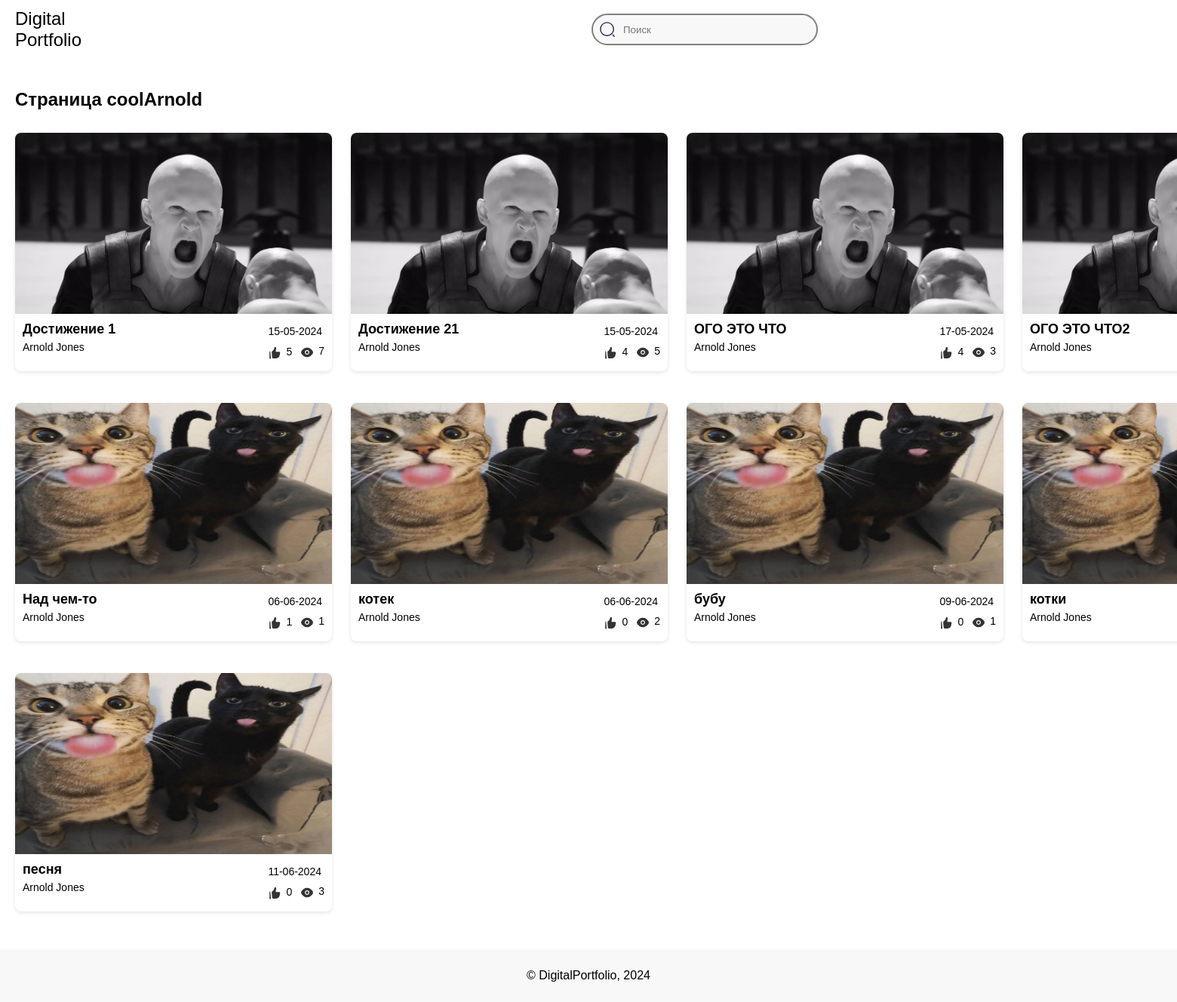
Page /coolarnold/ on the earlier database version.
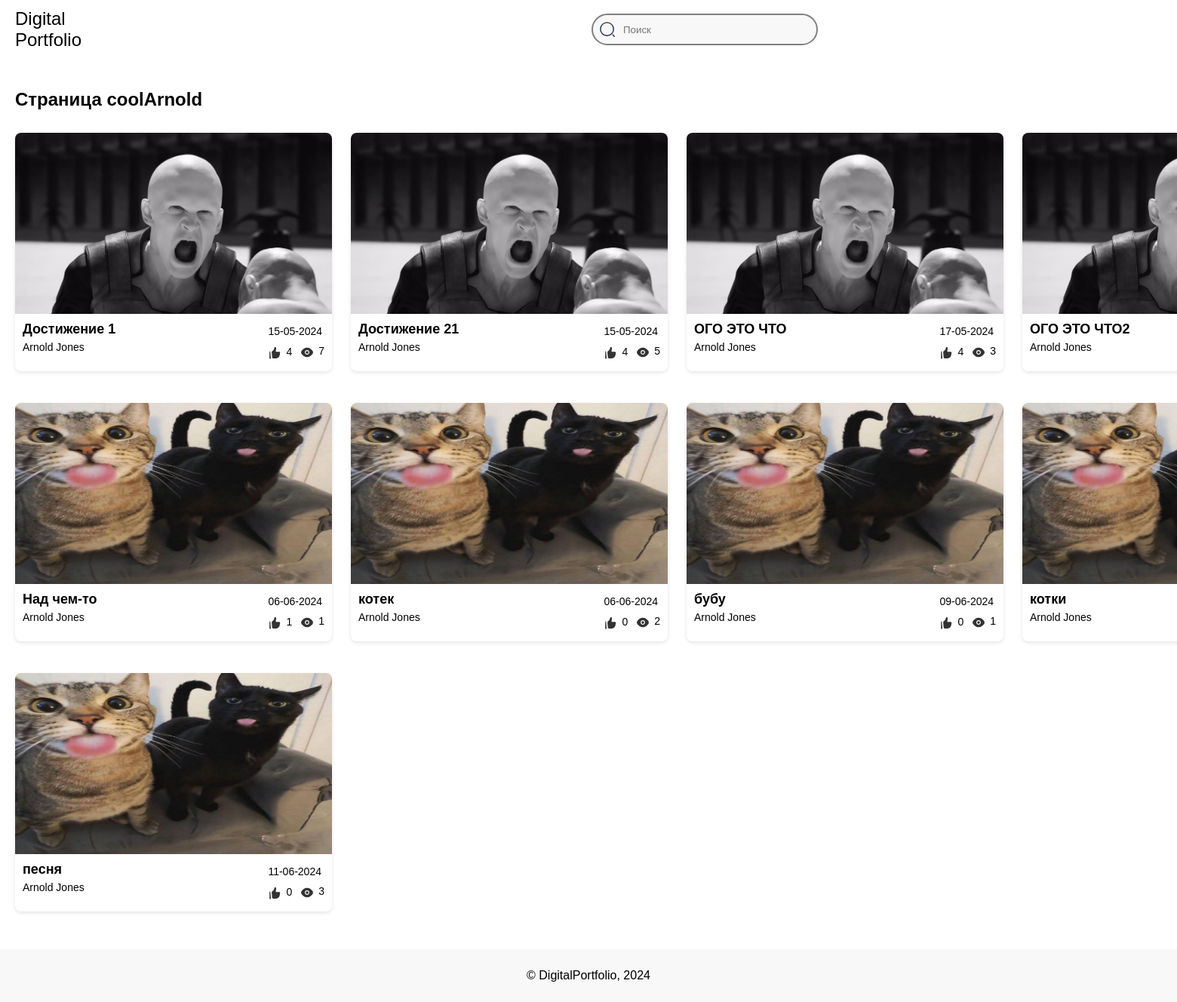
Same page on the later database version.
### main/models.py (models this page shows, shortened)
class Profile(models.Model):
    user = models.OneToOneField(User, on_delete=models.CASCADE)
    slug = models.SlugField(unique=True, blank=True)
    is_private = models.BooleanField(default=False)
    avatar = models.ImageField(
        null=True,
        validators=[
            FileExtensionValidator(allowed_extensions=['jpg', 'jpeg', 'png']),
        ]
    )
    objects = models.Manager()
    class Meta:
        verbose_name = 'Profile'
        verbose_name_plural = 'Profiles'

class Achievements(models.Model):
    title = models.CharField(max_length=50)
    preview = models.ImageField(
        null=True,
        validators=[
            FileExtensionValidator(allowed_extensions=['jpg', 'jpeg', 'png']),
        ]
    )
    file = models.FileField(
        validators=[
            FileExtensionValidator(allowed_extensions=['jpg', 'jpeg', 'png', 'pdf', 'ogg', 'mp3']),
        ]
    )
    pub_date = models.DateTimeField(auto_now_add=True)
    likes = models.IntegerField(default=0)
    views = models.IntegerField(default=0)
    liked_by = models.ManyToManyField(User, related_name='liked_achievements', blank=True)
    author = models.ForeignKey(
        User,
        on_delete=models.CASCADE,
        null=True,
    )
    objects = models.Manager()
    def formatted_likes(self):
        return format_number_with_suffix(self.likes)
    def formatted_views(self):
        return format_number_with_suffix(self.views)
    class Meta:
        verbose_name = 'Achievement'
        verbose_name_plural = 'Achievements'

### main/views.py (the view)
# urls.py: path('<slug:slug>/', UserProfileDetailView.as_view(), name='user-detail'),
class UserProfileDetailView(DetailView):
    model = Profile
    template_name = 'main/about.html'
    context_object_name = 'profile'
    slug_field = 'slug'
    slug_url_kwarg = 'slug'
    def get(self, request, *args, **kwargs):
        query = request.GET.get('q')
        if query:
            try:
                user = User.objects.get(username=query)
                return redirect(reverse('user-detail', kwargs={'slug': slugify(user.username)}))
            except Exception:
                pass
        return super().get(request, *args, **kwargs)
    def get_context_data(self, **kwargs):
        context = super().get_context_data(**kwargs)
        profile = self.get_object()
        context['achievements'] = Achievements.objects.filter(author=profile.user)
        return context

### main/models.py (called while the page is built)
def format_number_with_suffix(value):
    if value >= 1000:
        return f"{value // 1000}k"
    else:
        return str(value)

### main/templates/main/about.html (shortened to what this page needs)
{% load static %}
<!DOCTYPE html>
<html lang="en">
<head>
    <link rel="stylesheet" href="{% static 'main/css/about.css' %}">
</head>
<body>
<header>
    <div class="logo">
        <p>Digital</p>
        <p>Portfolio</p>
    </div>
    <div class="search-bar">
        <form method="get">
            <div class="input-group">
                <input type="text" name="q" placeholder="Поиск">
            </div>
        </form>
    </div>
</header>
<main>
    <h1>Страница {{ profile.user.username }}</h1>
    {% if profile.is_private == False or request.user == profile.user %}
    <div class="cards-container">
        {% for ach in achievements %}
        <div class="card" data-achievement-id="{{ ach.id }}">
            <a href="{% url 'increment-views' ach.id %}">
                <img class="ach-image" src="{{ ach.preview.url }}" alt="...">
            </a>
            <div class="details">
                <div>
                    <h2>{{ ach.title }}</h2>
                    <p>{{ profile.user.first_name }} {{ profile.user.last_name }}</p>
                </div>
                <div>
                    <p>{{ ach.pub_date|date:"d-m-Y" }}</p>
                    <div class="statistic">
                        <p class="likes">
                            <img src="{% static 'main/img/Like.svg' %}" width="19" height="19">
                            <span class="likes-count">{{ ach.formatted_likes }}</span>
                        </p>
                        <p class="views">
                            <img src="{% static 'main/img/Eye.svg' %}" width="20" height="20">
                            {{ ach.formatted_views }}
                        </p>
                    </div>
                </div>
            </div>
        </div>
        {% endfor %}
    </div>
    {% else %}
    <div class="closed">
        <img src="{% static 'main/img/Lock.png' %}" width="400" height="400">
        <p> Это закрытый профиль</p>
    </div>
    {% endif %}
</main>
<footer>
    <p>© DigitalPortfolio, 2024</p>
</footer>
</body>
</html>

### main/static/main/css/about.css (style rules this page uses)
body { min-height: 100vh; display: flex; flex-direction: column; font-family: Arial, sans-serif; margin: 0; padding: 0; background-color: #FFFFFF; }
header { width: 1780px; display: flex; justify-content: space-between; align-items: center; padding: 10px 20px; margin: 0 auto; margin-bottom: 20px; }
.logo { font-size: 24px; }
.logo p { margin: 0; }
.search-bar input { padding: 5px; border-radius: 20px; border: 1px solid #ccc; width: 300px; }
.search-bar { position: relative; }
.input-group { display: flex; align-items: center; }
main h1 { width: 1780px; margin: 0 auto; margin-bottom: 30px; }
main { flex: 1; padding: 20px; margin-bottom: 30px; }
h1 { font-size: 24px; margin-bottom: 32px; margin-left: 40px; }
.cards-container { display: flex; flex-wrap: wrap; gap: 42px 25px; width: 1780px; margin: 0 auto; }
.card { width: 420px; background-color: #fff; border-radius: 8px; box-shadow: 0 2px 5px rgba(0, 0, 0, 0.1); overflow: hidden; }
.ach-image { display: block; width: 420px; height: 240px; }
.details { display: flex; justify-content: space-between; padding: 10px; }
.details h2 { font-size: 18px; margin: 0; }
.details p { font-size: 14px; margin: 5px 0; }
footer { text-align: center; padding: 10px; background-color: #F8F8F8; margin-top: auto; }
input[type=text] { height: 42px; padding: 12px 0px; margin-top: 8px; margin-bottom: 8px; box-sizing: border-box; border: 2px solid grey; border-radius: 25px; background-color: #F8F8F8; background-position: 3% 50%; background-repeat: no-repeat; padding-left: 40px; }
.statistic { margin: 0; padding: 0; display: flex; gap: 10px; justify-content: end; }
.likes { gap: 5px; display: flex; align-self: center; justify-content: start; }
.views { display: flex; align-self: center; gap: 5px; }

Differences in the rows shown:
changed Achievements "Достижение 1": formatted_likes "5" → "4"
